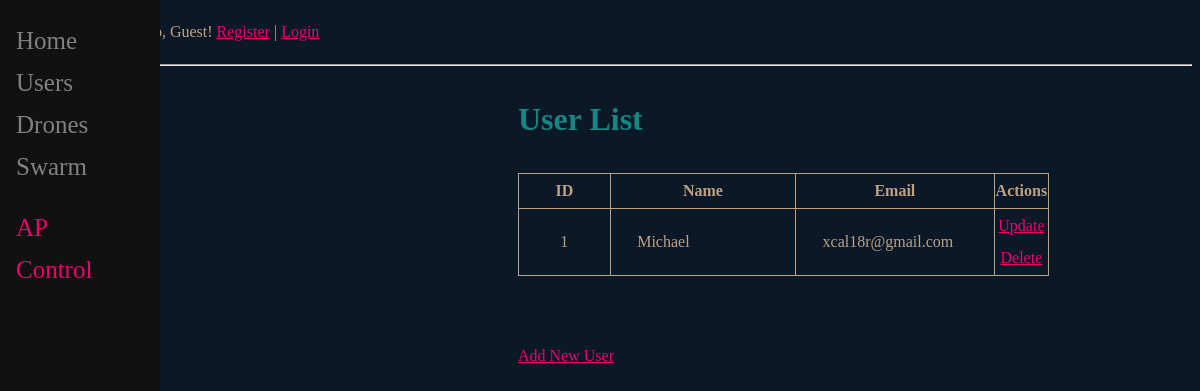
The app's page /user_list with its own data.
### main/models.py (models this page shows, shortened)
class CustomUser(AbstractBaseUser):
    username = models.CharField(max_length=32, unique=True)
    email = models.EmailField(_("email address"),max_length=64, unique=True)
    date_joined=models.DateTimeField("dateJoined", default=timezone.now)
    last_login: DateTimeField = models.DateTimeField("lastLogin",auto_now=True)
    is_super_user = models.BooleanField(default=False)
    is_user = models.BooleanField(default=False)
    is_active = models.BooleanField(default=True)
    is_staff = models.BooleanField(default=False)
    is_admin = models.BooleanField(default=False)
    objects = MyAccountManager()
    USERNAME_FIELD = 'email'  # comment this if i want to use username
    REQUIRED_FIELDS = ['username']

### main/views.py (the view)
# urls.py: path('user_list', user_list, name='user_list'),
def user_list(request):
    users = get_user_model().objects.all()
    return render(request, 'main/user_list.html', {'users': users})

### templates/main/user_list.html (shortened to what this page needs)
{% extends 'main/base.html' %}
{% block content %}
<h1>User List</h1>
<body>
    <table  style="width:80%; border: 1px solid; border-collapse: collapse">
        <thead>
            <tr style="border: 1px solid; text-align: center;">
                <th>ID</th>
                <th style="width:20%; border: 1px solid; ">Name</th>
                <th style="width:40%; border: 1px solid;">Email</th>
                <th style="width:20%; border: 1px solid;">Actions</th>
            </tr>
        </thead>
        <tbody>
    {% for user in users %}
            <tr style="border: 1px solid; text-align: center;">
                <td style="width:20%; border: 1px solid; text-align: center; padding-left: 5%; padding-right: 5%;">{{ user.id }}</td>
                <td style="width:40%; border: 1px solid; text-align: left; padding-left: 5%; padding-right: 5%;">{{ user.username }}</td>
                <td style="width:20%; border: 1px solid; text-align: left; padding-left: 5%; padding-right: 5%;">{{ user.email }}</td>
                <td>
                    <a  href="{%url 'user_edit' user.id %}" class="btn btn-outline-secondary btn-sm"><span>Update</span></a>
                    <a  href="{%url 'user_delete' user.id %}" class="btn btn-outline-secondary btn-sm">Delete</a>
                </td>
            </tr>
        {% endfor %}
        </tbody>
    </table>
    <br>
    <br>
   <a href="{%url 'user_add' %}" class="btn btn-outline-secondary btn-sm"><span>Add New User</span></a>
</body>
{% endblock %}

### templates/main/base.html (style rules this page uses)
body { background-color: #0A1828; color: #BFA181; background-image: url('static/drone3.png'); background-attachment:fixed; background-position:center bottom; background-size: 50%; background-repeat: no-repeat; line-height: 2.0; ) }
a { color: #EF036C; }
h1 { color: #178582; }

### records on screen
CustomUser: id "1", username "Michael", email "xcal18r@gmail.com"

### other values on screen
{{ user.username|default:'Guest' }} "Guest"
